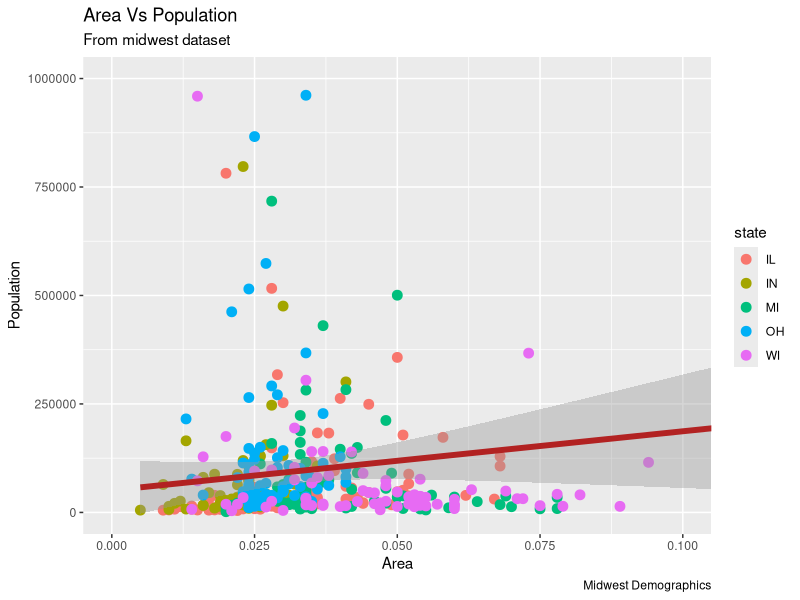

R code for this plot:
library(ggplot2)
# ggplot(midwest, aes(x=area, y=poptotal)) + 
#  geom_point(col="steelblue", size=3) +   # Set static color and size for points
#  geom_smooth(method="lm", col="firebrick") +  # change the color of line
#  coord_cartesian(xlim=c(0, 0.1), ylim=c(0, 1000000)) + 
#  labs(title="Area Vs Population", subtitle="From midwest dataset", y="Population", x="Area", caption="Midwest Demographics")

ggplot(midwest, aes(x=area, y=poptotal)) + 
  geom_point(aes(col=state), size=3) +  # Set color to vary based on state categories.
  geom_smooth(method="lm", col="firebrick", size=2) + 
  coord_cartesian(xlim=c(0, 0.1), ylim=c(0, 1000000)) + 
  labs(title="Area Vs Population", subtitle="From midwest dataset", y="Population", x="Area", caption="Midwest Demographics")
